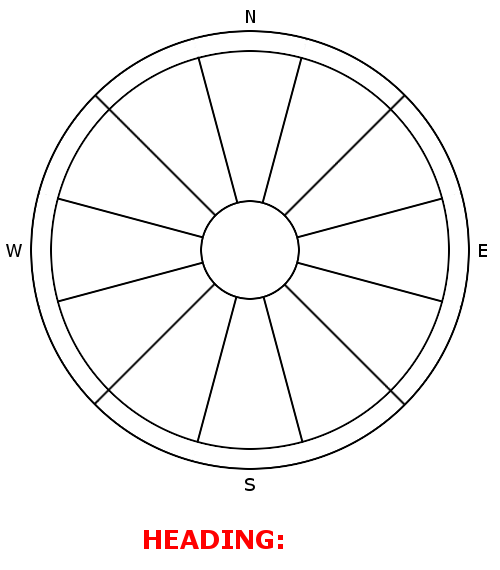
%> input picture GUI/background.png, 500 x 570 px
$ octave GUI_Test.m   (GNU Octave 9; MATLAB toolbox functions it lacks are replaced by stand-ins)
%> lines starting %> are read from the running program, lines starting %| are printed output that depends on the picture
[background, backgroundMap] = imread('background.png');
%> background is the input picture: size 570x500x3 uint8; mean R, G, B 246.4, 245.2, 245.2
%> backgroundMap = []
[compassN, compassNMap, compassNAlpha] = imread('compass_N.png');
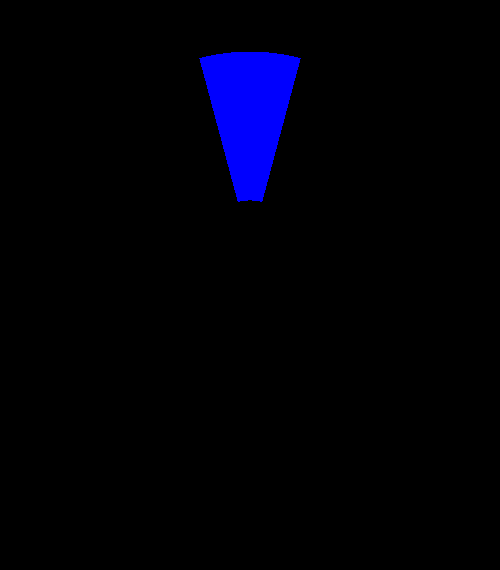
%> input picture GUI/compass_N.png, 500 x 570 px
%> compassN is the input picture: size 570x500x3 uint8; mean R, G, B 0, 0, 8.5
%> compassNAlpha: size 570x500 uint8; min 0, max 63, mean 2.1
%> compassNMap = []
[compassNNE, compassNNEMap, compassNNEAlpha] = imread('compass_NNE.png');
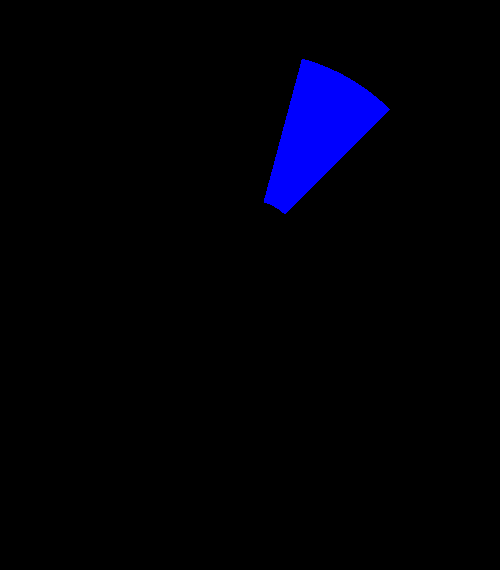
%> input picture GUI/compass_NNE.png, 500 x 570 px
%> compassNNE is the input picture: size 570x500x3 uint8; mean R, G, B 0, 0, 8.5
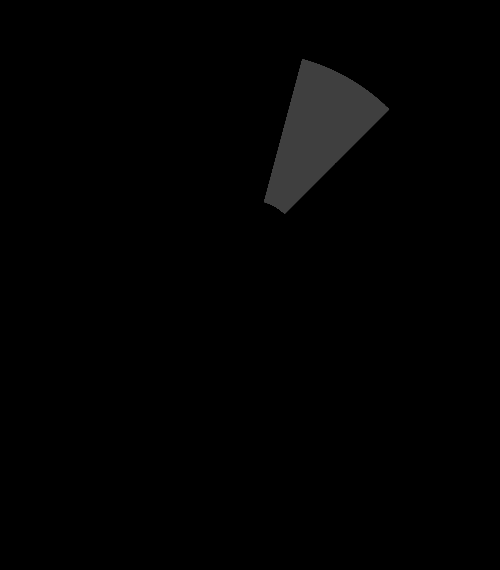
%> compassNNEAlpha: size 570x500 uint8; min 0, max 63, mean 2.1; mean of the top-left, top-right, bottom-left and bottom-right quarters 0, 8.3, 0, 0
%> compassNNEMap = []
[compassENE, compassENEMap, compassENEAlpha] = imread('compass_ENE.png');
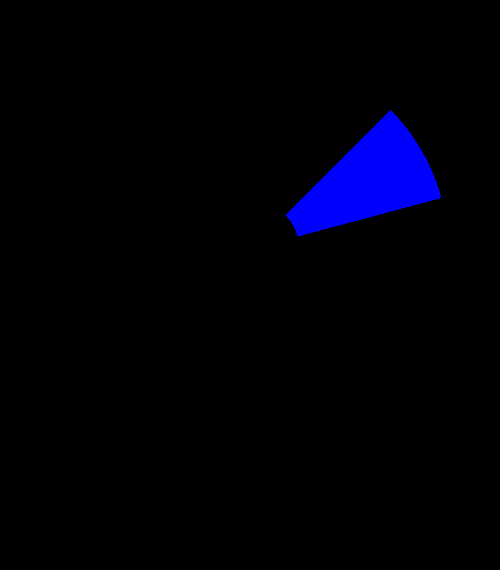
%> input picture GUI/compass_ENE.png, 500 x 570 px
%> compassENE is the input picture: size 570x500x3 uint8; mean R, G, B 0, 0, 8.5
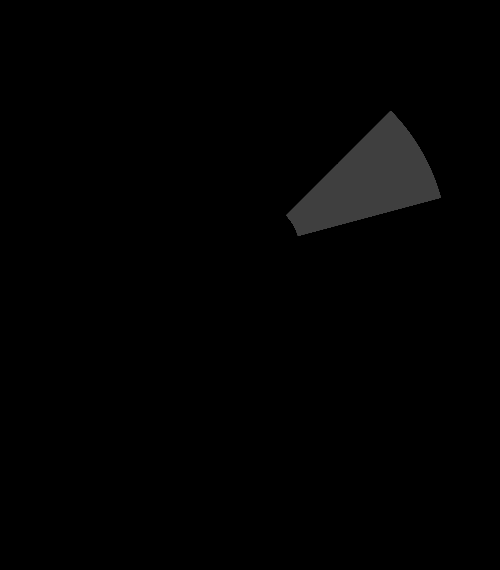
%> compassENEAlpha: size 570x500 uint8; min 0, max 63, mean 2.1; mean of the top-left, top-right, bottom-left and bottom-right quarters 0, 8.3, 0, 0
%> compassENEMap = []
[compassE, compassEMap, compassEAlpha] = imread('compass_E.png');
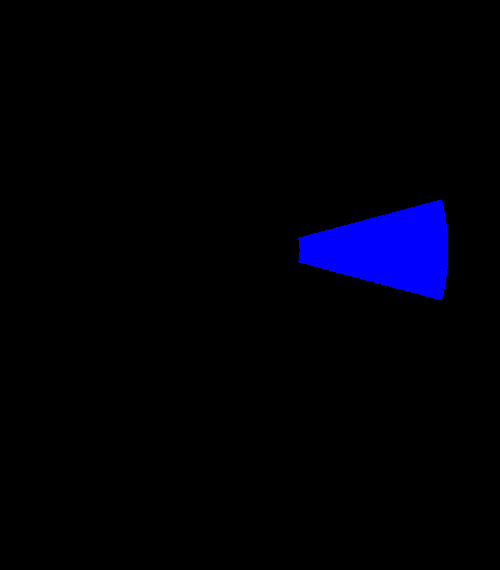
%> input picture GUI/compass_E.png, 500 x 570 px
%> compassE is the input picture: size 570x500x3 uint8; mean R, G, B 0, 0, 8.5
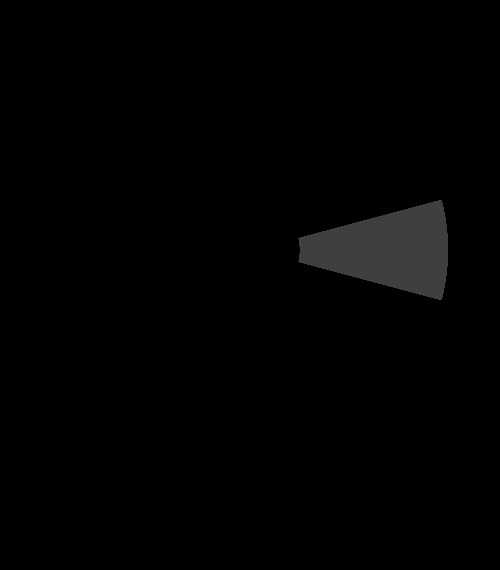
%> compassEAlpha: size 570x500 uint8; min 0, max 63, mean 2.1; mean of the top-left, top-right, bottom-left and bottom-right quarters 0, 7.9, 0, 0.4
%> compassEMap = []
figure();
strengths = (1:4)';
backgroundImage = imshow(background);
hold on
compassNImage = imshow(compassN);
compassNNEImage = imshow(compassNNE);
compassENEImage = imshow(compassENE);
compassEImage = imshow(compassE);
hold off
for i = 1:100
set(compassNImage,'AlphaData',compassNAlpha * strengths(4));
set(compassNNEImage,'AlphaData',compassNNEAlpha * strengths(3));
set(compassENEImage,'AlphaData',compassENEAlpha * strengths(2));
set(compassEImage,'AlphaData',compassEAlpha * strengths(1));
drawnow;
strengths = circshift(strengths,[1,0]);
pause(0.1);
end
%> after the loop, strengths = [1; 2; 3; 4]
